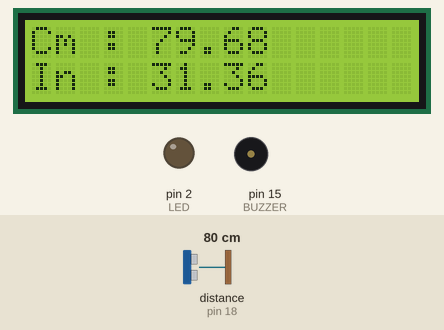
Simulated run of this sketch. Board: Arduino Uno, built with avr-gcc and run on an emulated ATmega328P. On the bench: 16×2 character LCD, output pins drawn as LEDs (lit = HIGH), buzzer (waves = sounding, pin HIGH). Wiring (inferred from the names in the program): ultrasonic range finder: trigger pin 5; echo pin 18. The inputs (shaded band) are chosen by the test bench; at power-on: distance to the obstacle (sensor on pin 18) 80 cm. The echo pulse lasts 58.3 µs per cm; pins used as bus, display or sensor lines are not drawn; what the sketch prints to the serial monitor is not drawn.

Above: at 4.2 s.
4.3 s: distance to the obstacle (sensor on pin 18) set to 64 cm
At 5.5 s:
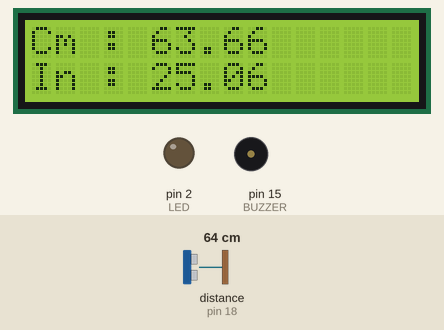
6.1 s: distance to the obstacle (sensor on pin 18) set to 56 cm
At 7.2 s:
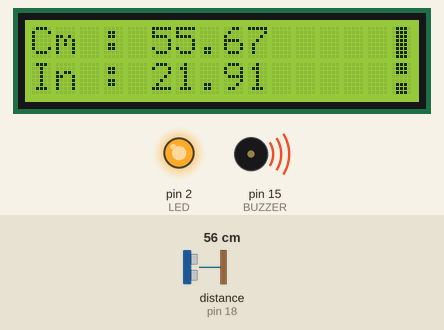
7.6 s: distance to the obstacle (sensor on pin 18) set to 120 cm
At 9.2 s:
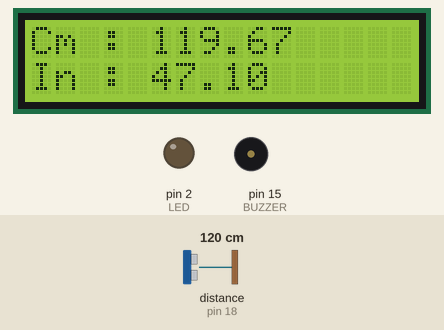
Timing chart, 0 to 10.7 s (numbered marks = the images above; inputs shaded):
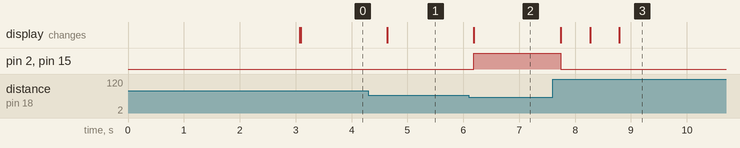

The sketch:

HC_SR04_Multifile_Buzzer_LED_LCD.ino
```cpp
/*
  Mikaela Diaz
  18/03/23
  Description: Code that calculates the distance of an object and gives off a warning in the form
  of a Buzzer, an LED, a print warning message and an LCD exclamation if the object is closer
  than 60 cms.

  Code source: Natasha's example. This code has been edited to fit my preferences.
  Ultrasonic sensor Pins:
      VCC: +5VDC
      Trig : Trigger (INPUT) - GPIO 5
      Echo: Echo (OUTPUT) - GPIO 18.
      This should be divided using a resistor divider to give a suitable 0 - 3V3 i/p range
      GND: GND
*/
#include "HC_SR04.h"

// Create lcd object (instance)
LiquidCrystal lcd(RS, EN, D4, D5, D6, D7); //constructor is different than for arduino pins

void setup() {
  //Serial Port begin
  Serial.begin (115200);
  //Define inputs and outputs
  configHCSR_04Pins();
}

void loop() {
  float cms, inches;
  cms = measureDistanceCms();
  inches = measureDistanceInches();
  printInches(inches);
  printCms(cms);
  distanceWarning(cms);

  delay(500);
}
```

HC_SR04.cpp
```cpp
//HC_SR04.cpp
//Mikaela Diaz

#include "HC_SR04.h"

//Special heart character
byte heart0[8] = {
  0b00000,
  0b01010,
  0b11111,
  0b11111,
  0b01110,
  0b00100,
  0b00000,
  0b00000
};

byte exclamation1[8] = {
  B01110,
  B01110,
  B01110,
  B01110,
  B01110,
  B01110,
  B01110,
  B01110
};

byte exclamation2[8] = {
  B01110,
  B01110,
  B01110,
  B00000,
  B00000,
  B01110,
  B01110,
  B01110
};

void configHCSR_04Pins()
{
  pinMode(TRIG_PIN, OUTPUT);
  pinMode(ECHO_PIN, INPUT);
  pinMode(BUZZER, OUTPUT);
  pinMode(LED, OUTPUT);

  // create a new custom character (index 0)
  lcd.createChar(0, heart0);
  lcd.createChar(1, exclamation1);
  lcd.createChar(2, exclamation2);

  // set up the LCD's number of columns and rows:
  lcd.begin(16, 2);

  // Print a message to the LCD.
  // set the cursor to column 0, line 0
  lcd.setCursor(0, 0);
  lcd.print("Health-Tracking");
  lcd.setCursor(0, 1);
  lcd.print("Smartwatch");
  lcd.setCursor(15, 1); // move cursor to (15, 1)
  lcd.write((byte)0);  // print the custom char at (15, 1)
  delay(3000);
  lcd.clear();
}
float measureDistanceCms()
{
  long _duration;
  float _cms;

  // The sensor is triggered by a HI pulse of 10 or greater microsec.
  // Give a short LOW pulse beforehand to ensure a clean HIGH pulse:
  digitalWrite(TRIG_PIN, LOW);
  delayMicroseconds(5);
  digitalWrite(TRIG_PIN, HIGH);
  delayMicroseconds(10);
  digitalWrite(TRIG_PIN, LOW);

  // Read echo pin: a HI pulse whose duration is the time (in microsec) from the sending
  // of the trig to the reception of its echo off of an object.
  _duration = pulseIn(ECHO_PIN, HIGH);

  // Convert the time into a distance
  _cms = (_duration / 2) * SPEED_OF_SOUND_AT_20C_CM;   // Divide by 29.1 or multiply by 0.0343
  return _cms;
}
float measureDistanceInches()
{
  long _duration;
  float _inches;

  // The sensor is triggered by a HI pulse of 10 or greater microsec.
  // Give a short LOW pulse beforehand to ensure a clean HIGH pulse:
  digitalWrite(TRIG_PIN, LOW);
  delayMicroseconds(5);
  digitalWrite(TRIG_PIN, HIGH);
  delayMicroseconds(10);
  digitalWrite(TRIG_PIN, LOW);

  // Read echo pin: a HI pulse whose duration is the time (in microsec) from the sending
  // of the trig to the reception of its echo off of an object.
  _duration = pulseIn(ECHO_PIN, HIGH);

  // Convert the time into a distance
  _inches = (_duration / 2) * SPEED_OF_SOUND_AT_20C_IN; // Divide by 74 or multiply by 0.0135
  return _inches;
}
void printInches(float _inches)
{
  Serial.print("Distance from object in inches ");
  Serial.println( _inches);
  lcd.clear();
  lcd.setCursor(0, 1);
  lcd.print("In : ");
  lcd.setCursor(5, 1);
  lcd.print( _inches);
}
void printCms(float _cms)
{
  Serial.print("Distance from object in cms ");
  Serial.println( _cms);
  lcd.setCursor(0, 0);
  lcd.print("Cm : ");
  lcd.setCursor(5, 0);
  lcd.print( _cms);
}
void distanceWarning(float _cms)
{
  if( _cms <= 60)
  {
    Serial.println("Warning, too close");
    digitalWrite (BUZZER, HIGH); //turn buzzer on
    digitalWrite (LED, HIGH); //turn buzzer on
    lcd.setCursor(15, 0); // move cursor to (15, 1)
    lcd.write((byte)1);  // print the custom char at (15, 1)
    lcd.setCursor(15, 1); // move cursor to (15, 1)
    lcd.write((byte)2);  // print the custom char at (15, 1)
  }
  else
  {
    digitalWrite (BUZZER, LOW);  //turn buzzer off
    digitalWrite (LED, LOW);  //turn buzzer off
  }
}
```

HC_SR04.h
```cpp
//HC_SR04.h
//Mikaela Diaz

// Constants and Function Prototypes for HCSR04

#ifndef HC_SR04_h
#define HC_SR04_h

#include <Arduino.h>
#include <LiquidCrystal.h>

#define SPEED_OF_SOUND_AT_20C_CM 0.0343
#define SPEED_OF_SOUND_AT_20C_IN 0.0135

// LCD Pin constants
const int RS = 13, EN = 12, D4 = 14, D5 = 27, D6 = 26, D7 = 25;

const int TRIG_PIN = 5;    // Trigger
const int ECHO_PIN = 18;    // Echo
const int BUZZER = 15; //for ESP32 Microcontroller
const int LED = 2;

extern LiquidCrystal lcd;

// Function Prototypes
void configHCSR_04Pins();
float measureDistanceCms();
float measureDistanceInches();
void printInches(float _inches);
void printCms(float _cms);
void distanceWarning(float _cms);

#endif
```

Measured:
- the behaviour switches between 61 and 60 cm on distance to the obstacle (sensor on pin 18) (found by bisection; images 1 and 2)
- after the input at 4.3 s, the display: changes after 0.34 s (image 1)
- after the input at 6.1 s, pin 2 (LED), pin 15 (BUZZER): LOW → HIGH after 0.09 s; the display: changes after 0.09 s (image 2)
- after the input at 7.6 s, pin 2 (LED), pin 15 (BUZZER): HIGH → LOW after 0.14 s; the display: changes after 0.14 s (image 3)
